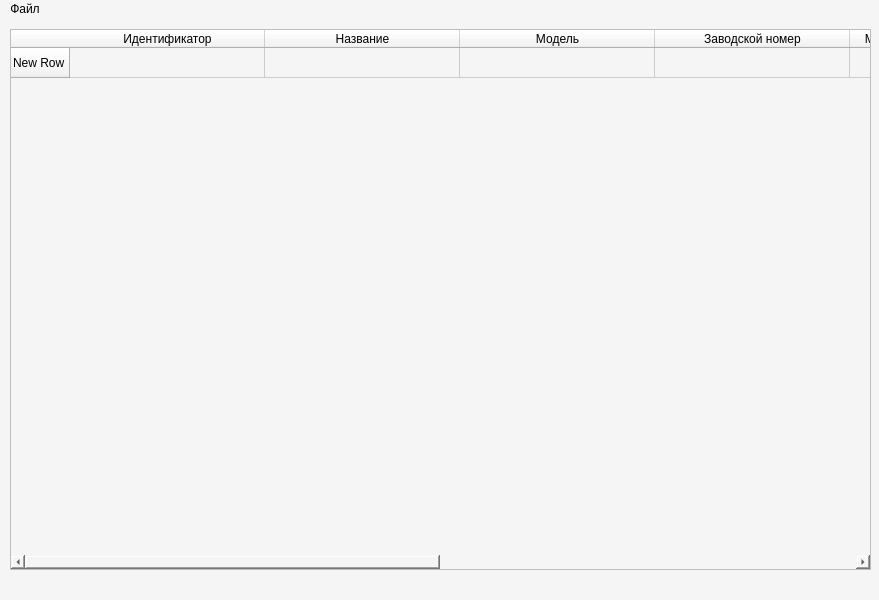
<?xml version="1.0" encoding="UTF-8"?>
<ui version="4.0">
 <class>MainWindow</class>
 <widget class="QMainWindow" name="MainWindow">
  <property name="geometry">
   <rect>
    <x>0</x>
    <y>0</y>
    <width>879</width>
    <height>600</height>
   </rect>
  </property>
  <property name="windowTitle">
   <string>MainWindow</string>
  </property>
  <property name="styleSheet">
   <string notr="true">background-color:rgb(245,245,245);</string>
  </property>
  <widget class="QWidget" name="centralwidget">
   <widget class="QTableWidget" name="tableWidget">
    <property name="geometry">
     <rect>
      <x>10</x>
      <y>10</y>
      <width>861</width>
      <height>541</height>
     </rect>
    </property>
    <property name="styleSheet">
     <string notr="true">QTableWidget::setStyle(&quot;fusion&quot;);</string>
    </property>
    <attribute name="horizontalHeaderDefaultSectionSize">
     <number>195</number>
    </attribute>
    <attribute name="horizontalHeaderMinimumSectionSize">
     <number>195</number>
    </attribute>
    <row>
     <property name="text">
      <string>New Row</string>
     </property>
    </row>
    <column>
     <property name="text">
      <string>Идентификатор</string>
     </property>
    </column>
    <column>
     <property name="text">
      <string>Название</string>
     </property>
    </column>
    <column>
     <property name="text">
      <string>Модель</string>
     </property>
    </column>
    <column>
     <property name="text">
      <string>Заводской номер</string>
     </property>
    </column>
    <column>
     <property name="text">
      <string>Максимальная скорость, км/ч</string>
     </property>
    </column>
    <column>
     <property name="text">
      <string>Максимальное время полета</string>
     </property>
    </column>
    <column>
     <property name="text">
      <string>Максимальная дистанция</string>
     </property>
    </column>
    <column>
     <property name="text">
      <string>Вес,кг</string>
     </property>
    </column>
   </widget>
  </widget>
  <widget class="QMenuBar" name="menubar">
   <property name="geometry">
    <rect>
     <x>0</x>
     <y>0</y>
     <width>879</width>
     <height>22</height>
    </rect>
   </property>
   <widget class="QMenu" name="menu">
    <property name="title">
     <string>Файл</string>
    </property>
   </widget>
   <addaction name="menu"/>
  </widget>
  <widget class="QStatusBar" name="statusbar"/>
 </widget>
 <resources/>
 <connections/>
</ui>
